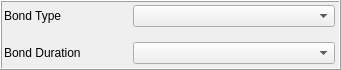
       <widget class="QFrame" name="etfMetaBondFrame">
        <property name="geometry">
         <rect>
          <x>330</x>
          <y>230</y>
          <width>341</width>
          <height>70</height>
         </rect>
        </property>
        <property name="styleSheet">
         <string notr="true">border-color: rgb(0, 0, 0);</string>
        </property>
        <property name="frameShape">
         <enum>QFrame::Box</enum>
        </property>
        <property name="frameShadow">
         <enum>QFrame::Raised</enum>
        </property>
        <widget class="QWidget" name="gridLayoutWidget_9">
         <property name="geometry">
          <rect>
           <x>-1</x>
           <y>0</y>
           <width>341</width>
           <height>71</height>
          </rect>
         </property>
         <layout class="QGridLayout" name="etfMetaBondGrid" columnstretch="1,5">
          <property name="leftMargin">
           <number>5</number>
          </property>
          <property name="topMargin">
           <number>5</number>
          </property>
          <property name="rightMargin">
           <number>5</number>
          </property>
          <property name="bottomMargin">
           <number>5</number>
          </property>
          <property name="spacing">
           <number>15</number>
          </property>
          <item row="1" column="0">
           <widget class="QLabel" name="label_38">
            <property name="text">
             <string>Bond Duration</string>
            </property>
           </widget>
          </item>
          <item row="1" column="1">
           <widget class="QComboBox" name="etfMetaBondDurCombo"/>
          </item>
          <item row="0" column="0">
           <widget class="QLabel" name="label_37">
            <property name="text">
             <string>Bond Type                 </string>
            </property>
           </widget>
          </item>
          <item row="0" column="1">
           <widget class="QComboBox" name="etfMetaBondTypeCombo"/>
          </item>
         </layout>
        </widget>
       </widget>
